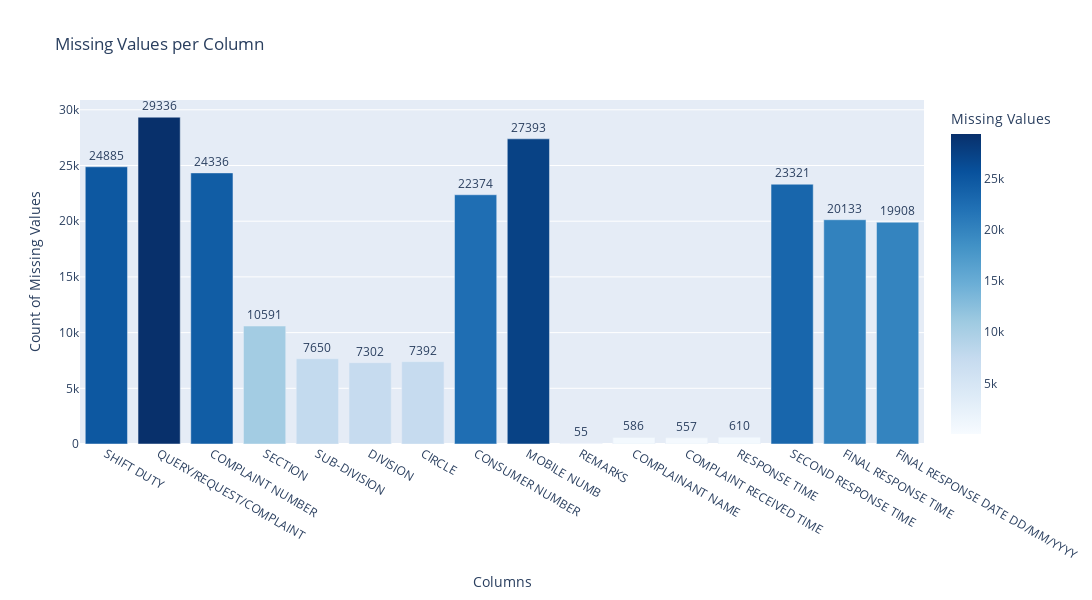

Notebook cell for this chart:
### Code cell
plt

### Figure 1 — Plotly figure (JSON) as saved in the notebook; plotly's stock layout.template omitted (floating-point values rounded to 4 significant figures)
{"data": [{"alignmentgroup": "True", "hovertemplate": "Column=%{x}<br>Missing Values=%{marker.color}<extra></extra>", "legendgroup": "", "marker": {"color": [24885, 29336, 24336, 10591, 7650, 7302, 7392, 22374, 27393, 55, 586, 557, 610, 23321, 20133, 19908], "coloraxis": "coloraxis", "pattern": {"shape": ""}}, "name": "", "offsetgroup": "", "orientation": "v", "showlegend": false, "text": [24885, 29336, 24336, 10591, 7650, 7302, 7392, 22374, 27393, 55, 586, 557, 610, 23321, 20133, 19908], "textposition": "outside", "texttemplate": "%{text}", "type": "bar", "x": ["SHIFT DUTY", "QUERY/REQUEST/COMPLAINT", "COMPLAINT NUMBER", "SECTION", "SUB-DIVISION", "DIVISION", "CIRCLE", "CONSUMER NUMBER", "MOBILE NUMB", "REMARKS", "COMPLAINANT NAME", "COMPLAINT RECEIVED TIME", "RESPONSE TIME", "SECOND RESPONSE TIME", "FINAL RESPONSE TIME", "FINAL RESPONSE DATE DD/MM/YYYY"], "xaxis": "x", "y": [24885, 29336, 24336, 10591, 7650, 7302, 7392, 22374, 27393, 55, 586, 557, 610, 23321, 20133, 19908], "yaxis": "y"}], "layout": {"barmode": "relative", "coloraxis": {"colorbar": {"title": {"text": "Missing Values"}}, "colorscale": [[0, "rgb(247,251,255)"], [0.125, "rgb(222,235,247)"], [0.25, "rgb(198,219,239)"], [0.375, "rgb(158,202,225)"], [0.5, "rgb(107,174,214)"], [0.625, "rgb(66,146,198)"], [0.75, "rgb(33,113,181)"], [0.875, "rgb(8,81,156)"], [1, "rgb(8,48,107)"]]}, "height": 600, "legend": {"tracegroupgap": 0}, "showlegend": false, "title": {"text": "Missing Values per Column"}, "uniformtext": {"minsize": 8, "mode": "hide"}, "width": 1200, "xaxis": {"anchor": "y", "domain": [0, 1], "title": {"text": "Columns"}}, "yaxis": {"anchor": "x", "domain": [0, 1], "title": {"text": "Count of Missing Values"}}}}
